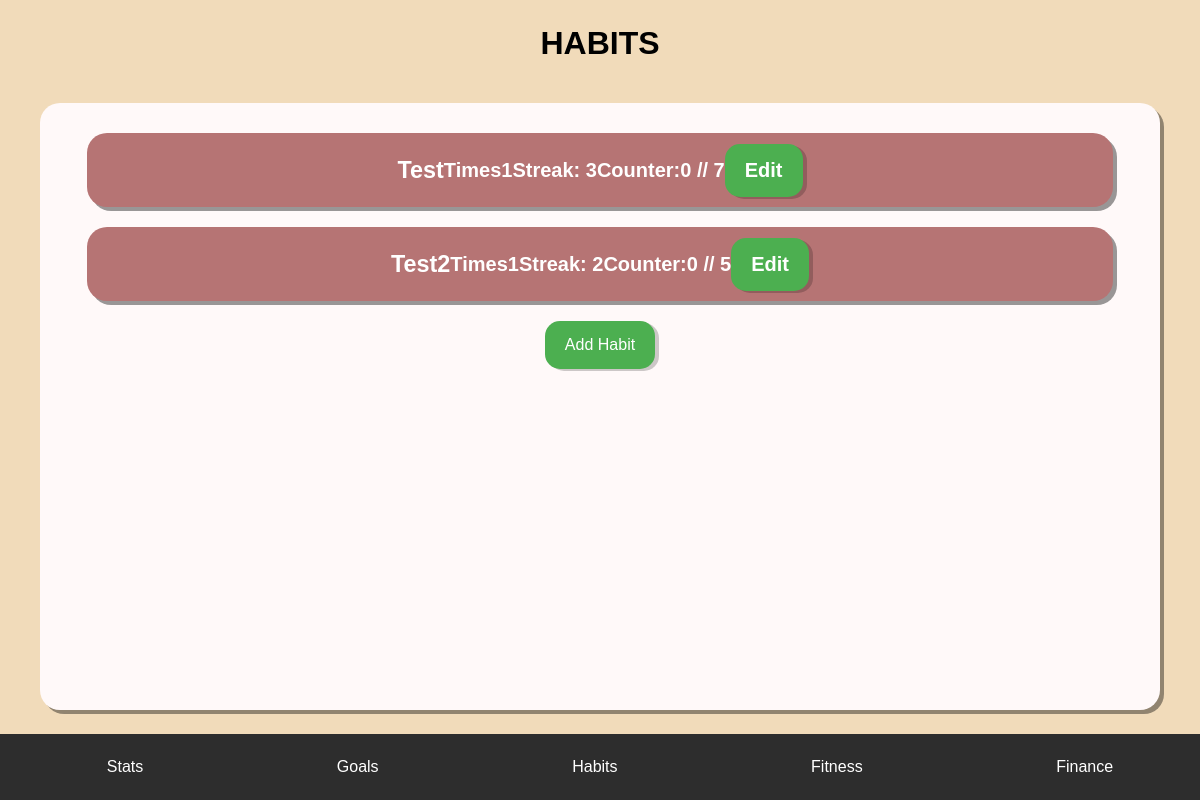
Page /Habit.html on the earlier database version.
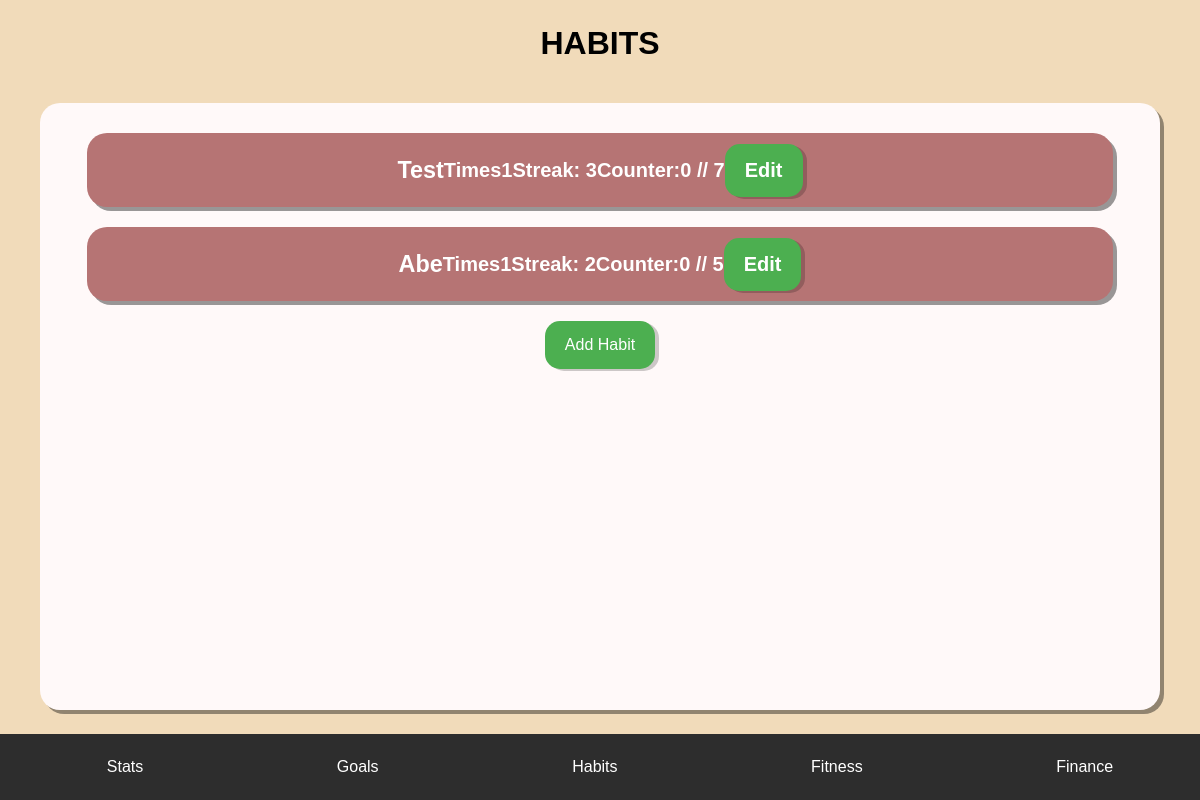
Same page on the later database version.
### tables this page shows
CREATE TABLE habits (
        id INTEGER PRIMARY KEY AUTOINCREMENT,
        Name TEXT NOT NULL,
        Goal INTEGER NOT NULL,
        Increment INTEGER NOT NULL,
        Unit TEXT NOT NULL,
        Progress INTEGER DEFAULT 0,
        Streak INTEGER DEFAULT 0
    );

### app.py (the view)
@app.route('/')
@app.route('/Habit.html')
def home():
    conn = get_db_connection()
    cursor = conn.cursor()
    cursor.execute("SELECT * FROM habits")
    habits = cursor.fetchall()
    habit_data = []
    for habit in habits:
        habit_data.append({
            'id': habit['id'],
            'Name': habit['Name'],
            'Goal': habit['Goal'],
            'Increment': habit['Increment'],
            'Unit': habit['Unit'],
            'Progress': habit['Progress'],
            'Streak': habit['Streak']
        })
    conn.close()
    return render_template('Habit.html', habits=habit_data)

### app.py (called while the page is built)
def get_db_connection():
    conn = sqlite3.connect('Tracker.db')
    conn.row_factory = sqlite3.Row
    return conn

### templates/Habit.html (shortened to what this page needs)
<!DOCTYPE html>
<html lang="en">
<head>
  <link rel="stylesheet" href="/static/styles.css">
</head>
<body>
  <h1>HABITS</h1>
  <div class="tracked-container" id="habit-container">
    {% for habit in habits %}
    <div class="tracked-item">
      <h3>{{ habit['Name'] }} </h3>
      <p>{{ habit['Unit'] }} </p>
      <p>{{ habit['Increment'] }}</p>
      <p>Streak: {{ habit['Streak'] }}</p>
      <p>Counter: </p>
      <p>{{ habit['Progress'] }} // {{ habit['Goal'] }} </p>
      <a href="ManageHabit.html?id= {{habit.id}} ">Edit</a>
    </div>
    {% endfor %}
    <a href="AddHabit.html">Add Habit</a>
  </div>
  <nav class="navbar">
      <a href="Stat.html">Stats</a>
      <a href="Goal.html">Goals</a>
      <a href="Habit.html">Habits</a>
      <a href="Fitness.html">Fitness</a>
      <a href="Finance.html">Finance</a>
</body>
</html>

### static/styles.css (style rules this page uses)
body { background-color: #f1dbba; font-family: 'Arial', sans-serif; margin: 0; box-sizing: border-box; height: 100vh; display: flex; font-style: bold; flex-direction: column; }
h1 { text-align: center; margin-top: 25px; color: #000000; }
.tracked-container { width: 90%; margin: 20px auto; margin-bottom: 90px; flex: 1; background-color: #fff9f9; border-radius: 20px; display: flex; flex-direction: column; align-items: center; overflow-y: auto; padding: 20px; box-shadow: 4px 4px rgba(0, 0, 0, 0.4); }
.tracked-container a { background-color: #4CAF50; text-decoration: none; color: white; padding: 15px 20px; margin: 10px 0; border: none; cursor: pointer; border-radius: 15px; box-shadow: 4px 2px rgba(0, 0, 0, 0.2); }
.tracked-item { width: 95%; margin: 10px 0; height: auto; background-color: rgb(182, 116, 116); border-radius: 20px; color: white; display: flex; align-items: center; justify-content: center; overflow-wrap: anywhere; font-size: 20px; font-weight: bold; box-shadow: 4px 4px rgba(0, 0, 0, 0.4); }
.navbar { background-color: #2d2d2d; position: fixed; bottom: 0; left: 0; width: 100%; display: flex; align-items: center; justify-content: space-around; padding: 10px; }
.navbar a { float: left; display: block; color: white; padding: 14px 16px; text-decoration: none; border-radius: 15px; }

Differences in the rows shown:
changed habits: Name "Test2" → "Abe"
